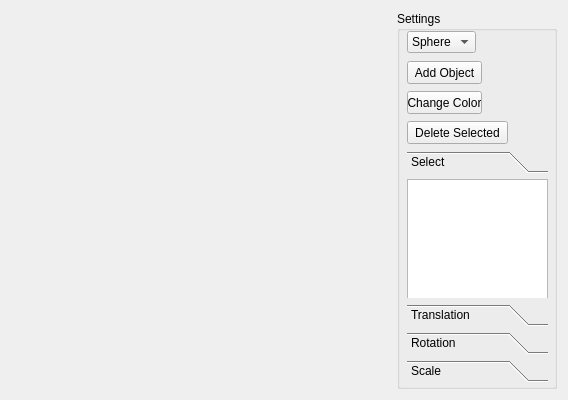
<?xml version="1.0" encoding="UTF-8"?>
<ui version="4.0">
 <class>MainWindow</class>
 <widget class="QMainWindow" name="MainWindow">
  <property name="geometry">
   <rect>
    <x>0</x>
    <y>0</y>
    <width>568</width>
    <height>400</height>
   </rect>
  </property>
  <property name="windowTitle">
   <string>MainWindow</string>
  </property>
  <widget class="QWidget" name="centralWidget">
   <layout class="QHBoxLayout" name="horizontalLayout">
    <item>
     <widget class="BaseGLWidget" name="widget" native="true"/>
    </item>
    <item>
     <widget class="QGroupBox" name="groupBox">
      <property name="sizePolicy">
       <sizepolicy hsizetype="Fixed" vsizetype="Preferred">
        <horstretch>0</horstretch>
        <verstretch>0</verstretch>
       </sizepolicy>
      </property>
      <property name="minimumSize">
       <size>
        <width>160</width>
        <height>0</height>
       </size>
      </property>
      <property name="title">
       <string>Settings</string>
      </property>
      <widget class="QPushButton" name="pushButton">
       <property name="geometry">
        <rect>
         <x>10</x>
         <y>50</y>
         <width>75</width>
         <height>23</height>
        </rect>
       </property>
       <property name="text">
        <string>Add Object</string>
       </property>
      </widget>
      <widget class="QComboBox" name="comboBox">
       <property name="geometry">
        <rect>
         <x>10</x>
         <y>20</y>
         <width>69</width>
         <height>22</height>
        </rect>
       </property>
       <item>
        <property name="text">
         <string>Sphere</string>
        </property>
       </item>
       <item>
        <property name="text">
         <string>Cone</string>
        </property>
       </item>
       <item>
        <property name="text">
         <string>Cylinder</string>
        </property>
       </item>
      </widget>
      <widget class="QPushButton" name="colorButton">
       <property name="geometry">
        <rect>
         <x>10</x>
         <y>80</y>
         <width>75</width>
         <height>23</height>
        </rect>
       </property>
       <property name="text">
        <string>Change Color</string>
       </property>
       <property name="flat">
        <bool>false</bool>
       </property>
      </widget>
      <widget class="QToolBox" name="tools">
       <property name="geometry">
        <rect>
         <x>10</x>
         <y>140</y>
         <width>141</width>
         <height>231</height>
        </rect>
       </property>
       <property name="currentIndex">
        <number>0</number>
       </property>
       <widget class="QWidget" name="page_4">
        <attribute name="label">
         <string>Select</string>
        </attribute>
        <widget class="QListWidget" name="objectList">
         <property name="geometry">
          <rect>
           <x>0</x>
           <y>0</y>
           <width>141</width>
           <height>121</height>
          </rect>
         </property>
        </widget>
       </widget>
       <widget class="QWidget" name="page">
        <property name="geometry">
         <rect>
          <x>0</x>
          <y>0</y>
          <width>141</width>
          <height>123</height>
         </rect>
        </property>
        <attribute name="label">
         <string>Translation</string>
        </attribute>
        <widget class="QSlider" name="Tx">
         <property name="geometry">
          <rect>
           <x>0</x>
           <y>20</y>
           <width>140</width>
           <height>19</height>
          </rect>
         </property>
         <property name="orientation">
          <enum>Qt::Horizontal</enum>
         </property>
        </widget>
        <widget class="QSlider" name="Ty">
         <property name="geometry">
          <rect>
           <x>0</x>
           <y>60</y>
           <width>140</width>
           <height>19</height>
          </rect>
         </property>
         <property name="orientation">
          <enum>Qt::Horizontal</enum>
         </property>
        </widget>
        <widget class="QSlider" name="Tz">
         <property name="geometry">
          <rect>
           <x>0</x>
           <y>100</y>
           <width>140</width>
           <height>19</height>
          </rect>
         </property>
         <property name="orientation">
          <enum>Qt::Horizontal</enum>
         </property>
        </widget>
       </widget>
       <widget class="QWidget" name="page_2">
        <property name="geometry">
         <rect>
          <x>0</x>
          <y>0</y>
          <width>141</width>
          <height>123</height>
         </rect>
        </property>
        <attribute name="label">
         <string>Rotation</string>
        </attribute>
        <widget class="QSlider" name="Tz_2">
         <property name="geometry">
          <rect>
           <x>0</x>
           <y>90</y>
           <width>140</width>
           <height>19</height>
          </rect>
         </property>
         <property name="orientation">
          <enum>Qt::Horizontal</enum>
         </property>
        </widget>
        <widget class="QSlider" name="Tx_2">
         <property name="geometry">
          <rect>
           <x>0</x>
           <y>10</y>
           <width>140</width>
           <height>19</height>
          </rect>
         </property>
         <property name="orientation">
          <enum>Qt::Horizontal</enum>
         </property>
        </widget>
        <widget class="QSlider" name="Ty_2">
         <property name="geometry">
          <rect>
           <x>0</x>
           <y>50</y>
           <width>140</width>
           <height>19</height>
          </rect>
         </property>
         <property name="orientation">
          <enum>Qt::Horizontal</enum>
         </property>
        </widget>
       </widget>
       <widget class="QWidget" name="page_3">
        <attribute name="label">
         <string>Scale</string>
        </attribute>
        <widget class="QSlider" name="Tz_3">
         <property name="geometry">
          <rect>
           <x>0</x>
           <y>100</y>
           <width>140</width>
           <height>19</height>
          </rect>
         </property>
         <property name="orientation">
          <enum>Qt::Horizontal</enum>
         </property>
        </widget>
        <widget class="QSlider" name="Tx_3">
         <property name="geometry">
          <rect>
           <x>0</x>
           <y>20</y>
           <width>140</width>
           <height>19</height>
          </rect>
         </property>
         <property name="orientation">
          <enum>Qt::Horizontal</enum>
         </property>
        </widget>
        <widget class="QSlider" name="Ty_3">
         <property name="geometry">
          <rect>
           <x>0</x>
           <y>60</y>
           <width>140</width>
           <height>19</height>
          </rect>
         </property>
         <property name="orientation">
          <enum>Qt::Horizontal</enum>
         </property>
        </widget>
       </widget>
      </widget>
      <widget class="QPushButton" name="pushButton_2">
       <property name="geometry">
        <rect>
         <x>10</x>
         <y>110</y>
         <width>101</width>
         <height>23</height>
        </rect>
       </property>
       <property name="text">
        <string>Delete Selected</string>
       </property>
      </widget>
     </widget>
    </item>
   </layout>
  </widget>
 </widget>
 <layoutdefault spacing="6" margin="11"/>
 <customwidgets>
  <customwidget>
   <class>BaseGLWidget</class>
   <extends>QWidget</extends>
   <header>baseglwidget.h</header>
   <container>1</container>
  </customwidget>
 </customwidgets>
 <resources/>
 <connections/>
</ui>
